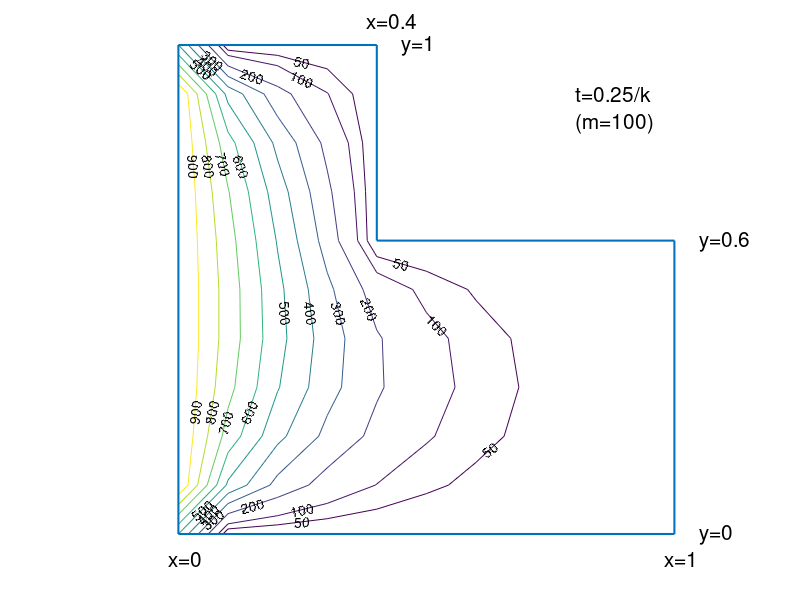

This chart was generated by the following MATLAB code: (Note: this script raises an error after producing the figure.)
for i=1:11
for j=1:11
  u(i,j)=0;
  q(i,j)=0;
end
end

for j=1:11
   u(j,1)=1000;
   q(j,1)=1000;
end

u(1,1)=500;
u(11,1)=500;
q(1,1)=500;
q(11,1)=500;


v=[50 100 200 300 400 500 600 700 800 900];

for k=1:100

for i=2:10
for j=2:10
   q(j,i)=0.25*(u(j+1,i)+u(j-1,i)+u(j,i+1)+u(j,i-1));
   if i>4
       if j>6
       q(j,i)=0;
       end
   end
end
end



for i=2:10
for j=2:10
   u(j,i)=q(j,i);
end
end


end
c=contour(u,v);
clabel(c);
axis([-0.5 12 1 11])
axis off
hold on

q=[1 1];
r=[1 11];
line(q,r,'linewidth',1.5)

q=[1 11];
r=[1 1];
line(q,r,'linewidth',1.5)

q=[11 11];
r=[1 7];
line(q,r,'linewidth',1.5)

q=[5 11];
r=[7 7];
line(q,r,'linewidth',1.5)

q=[5 5];
r=[7 11];
line(q,r,'linewidth',1.5)

q=[1 5];
r=[11 11];
line(q,r,'linewidth',1.5)

text(9,10,'t=0.25/k','fontsize',15)
text(9,9.4,'(m=100)','fontsize',15)

text(0.8,.5,'x=0','fontsize',15)
text(10.8,.5,'x=1','fontsize',15)

text(11.5,1,'y=0','fontsize',15)
text(11.5,7,'y=0.6','fontsize',15)
text(5.5,11,'y=1','fontsize',15)
text(4.8,11.5,'x=0.4','fontsize',15)


rdot=sprintf('%c',183)
for j=1:11
   text(.9,j,rdot,'fontname','symbol','fontweight','bold','fontsize',20)
end

for j=2:11
   text(j,1,'0','fontsize',15)
end

for j=2:7
   text(11,j,'0','fontsize',15)
end

for j=7:11
   text(5,j,'0','fontsize',15)
end

for j=2:4
   text(j,11,'0','fontsize',15)
end

for j=6:10
   text(j,7,'0','fontsize',15)
end


for j=2:10
   text(-0.5,j,'1000','fontsize',15)
end

text(-0.5,1,' 500','fontsize',15)
text(-0.5,11,' 500','fontsize',15)
hold off
